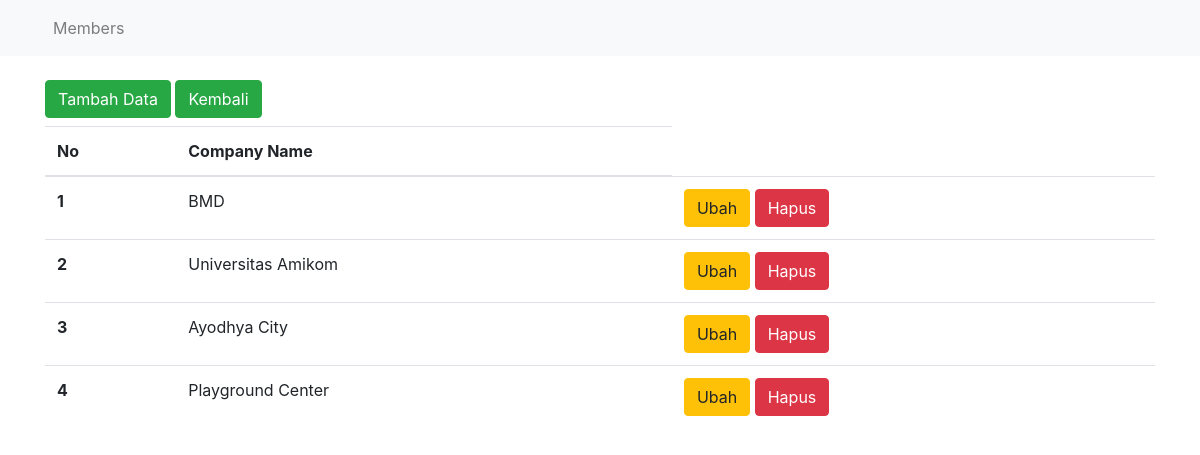
Page /index.php/company on the committed database.
### tables this page shows
CREATE TABLE `company` (
  `idcompany` int(11) NOT NULL,
  `name` varchar(150) DEFAULT NULL
);

### application/controllers/Company.php (called while the page is built, shortened)
<?php
class Company extends CI_Controller {
    public function __construct()
    {
        $this->load->model('Company_model');
        $this->load->library('form_validation');
    }
    public function index()
    {
    	$data['judul'] = 'Halaman Company';
        $data['company'] = $this->Company_model->getAllCompany();
        $this->load->view('templates/header',$data);
        $this->load->view('company/index',$data);
        $this->load->view('templates/footer');
    }
}

### index.php (called while the page is built, shortened)
<?php
require_once BASEPATH.'core/CodeIgniter.php';

### application/models/Company_model.php (called while the page is built, shortened)
<?php
class Company_model extends CI_model {
	public function getAllCompany()
    {
        return $query = $this->db->get('company')->result_array();
    }
}

### application/views/company/index.php (the view, shortened to what this page needs)
<div class="container">
	<div class="row mt-4">
		<div class="col-md-3">
			<a href="<?=base_url(); ?>company/tambah" class="btn btn-success">Tambah Data</a>
      <a href="<?=base_url(); ?>members" class="btn btn-success">Kembali</a>
		</div>
	</div>
	<div class="row mt-2">
		<div class="col-md-12">
			<table class="table table-hover">
  <thead>
    <tr>
      <th scope="col">No</th>
      <th scope="col">Company Name</th>
    </tr>
  </thead>
  <tbody>
  	<?php $i=1; ?>
  	<?php foreach($company as $cp) : ?>
    <tr>
      <th><?= $i; ?></th>
      <td><?= $cp['name']; ?></td>
      <td>
      	<a href="<?= base_url(); ?>company/edit/<?= $cp['idcompany']; ?>" class="btn btn-warning">Ubah</a>
      	<a href="<?= base_url(); ?>company/hapus/<?= $cp['idcompany']; ?>" class="btn btn-danger tombol-hapus">Hapus</a>
      </td>
    </tr>
    <?php $i++; ?>
    <?php endforeach; ?>
  </tbody>
</table>
		</div>
	</div>
</div>

### rows in the picture
company: name "BMD"
company: name "Universitas Amikom"
company: name "Ayodhya City"
company: name "Playground Center"
